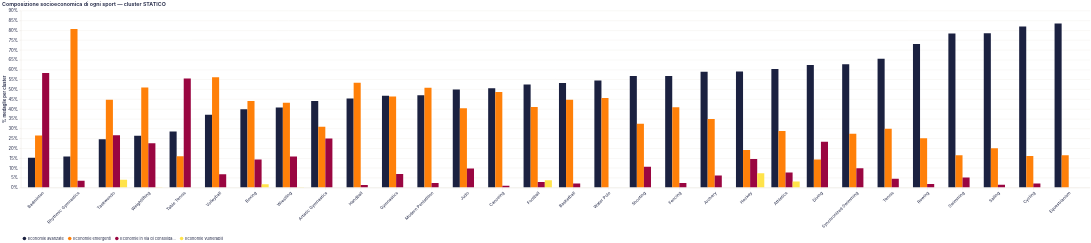

Express this chart as Vega-Lite.
### Vega-Lite specification from a JSON file in a GitHub repository (floating-point values rounded to 4 significant figures)
{"$schema": "https://vega.github.io/schema/vega-lite/v5.20.1.json", "config": {"arc": {"fill": "#1b2140"}, "area": {"fill": "#1b2140", "fillOpacity": 0.15, "line": true}, "axis": {"domainColor": "#e2ddd4", "grid": true, "gridColor": "#e2ddd4", "gridWidth": 0.6, "labelAngle": 0, "labelColor": "#1b2140", "labelFont": "Inter, system-ui, -apple-system, BlinkMacSystemFont, 'Segoe UI', Roboto, sans-serif", "labelFontSize": 12, "labelFontWeight": 400, "labelPadding": 4, "tickColor": "#e2ddd4", "tickSize": 5, "titleColor": "#1b2140", "titleFont": "Inter, system-ui, -apple-system, BlinkMacSystemFont, 'Segoe UI', Roboto, sans-serif", "titleFontSize": 12, "titleFontWeight": 600}, "axisBand": {"grid": false}, "background": "transparent", "bar": {"fill": "#1b2140"}, "legend": {"labelColor": "#1b2140", "labelFont": "Inter, system-ui, -apple-system, BlinkMacSystemFont, 'Segoe UI', Roboto, sans-serif", "labelFontSize": 11, "orient": "bottom", "padding": 4, "symbolType": "circle", "titleColor": "#1b2140", "titleFont": "Inter, system-ui, -apple-system, BlinkMacSystemFont, 'Segoe UI', Roboto, sans-serif", "titleFontSize": 12}, "line": {"stroke": "#1b2140", "strokeWidth": 2}, "mark": {"color": "#1b2140"}, "path": {"stroke": "#1b2140"}, "point": {"fill": "#1b2140", "filled": true}, "range": {"category": ["#1b2140", "#ff8009", "#9a0641", "#ffe34a", "#e7b6af", "#0088b0", "#e03830"]}, "rect": {"fill": "#1b2140"}, "shape": {"stroke": "#1b2140"}, "symbol": {"fill": "#1b2140"}, "title": {"anchor": "start", "color": "#1b2140", "font": "Inter, system-ui, -apple-system, BlinkMacSystemFont, 'Segoe UI', Roboto, sans-serif", "fontSize": 15, "fontWeight": 600, "subtitleColor": "#1b2140", "subtitleFont": "Inter, system-ui, -apple-system, BlinkMacSystemFont, 'Segoe UI', Roboto, sans-serif"}, "view": {"continuousHeight": 300, "continuousWidth": 400, "fill": null, "stroke": null}}, "data": {"name": "data-7a6be5bb521c7990e82ccfdb14e7f892"}, "datasets": {"data-7a6be5bb521c7990e82ccfdb14e7f892": [{"cluster_label": "Economie avanzate", "pct_medaglie": 58.96, "sport": "Archery"}, {"cluster_label": "Economie emergenti", "pct_medaglie": 34.91, "sport": "Archery"}, {"cluster_label": "Economie in via di consolidamento", "pct_medaglie": 6.132, "sport": "Archery"}, {"cluster_label": "Economie vulnerabili", "pct_medaglie": 0.0, "sport": "Archery"}, {"cluster_label": "Economie avanzate", "pct_medaglie": 44.05, "sport": "Artistic Gymnastics"}, {"cluster_label": "Economie emergenti", "pct_medaglie": 30.95, "sport": "Artistic Gymnastics"}, {"cluster_label": "Economie in via di consolidamento", "pct_medaglie": 25.0, "sport": "Artistic Gymnastics"}, {"cluster_label": "Economie vulnerabili", "pct_medaglie": 0.0, "sport": "Artistic Gymnastics"}, {"cluster_label": "Economie avanzate", "pct_medaglie": 60.36, "sport": "Athletics"}, {"cluster_label": "Economie emergenti", "pct_medaglie": 28.82, "sport": "Athletics"}, {"cluster_label": "Economie in via di consolidamento", "pct_medaglie": 7.744, "sport": "Athletics"}, {"cluster_label": "Economie vulnerabili", "pct_medaglie": 3.078, "sport": "Athletics"}, {"cluster_label": "Economie avanzate", "pct_medaglie": 15.15, "sport": "Badminton"}, {"cluster_label": "Economie emergenti", "pct_medaglie": 26.52, "sport": "Badminton"}, {"cluster_label": "Economie in via di consolidamento", "pct_medaglie": 58.33, "sport": "Badminton"}, {"cluster_label": "Economie vulnerabili", "pct_medaglie": 0.0, "sport": "Badminton"}, {"cluster_label": "Economie avanzate", "pct_medaglie": 53.19, "sport": "Basketball"}, {"cluster_label": "Economie emergenti", "pct_medaglie": 44.68, "sport": "Basketball"}, {"cluster_label": "Economie in via di consolidamento", "pct_medaglie": 2.128, "sport": "Basketball"}, {"cluster_label": "Economie vulnerabili", "pct_medaglie": 0.0, "sport": "Basketball"}, {"cluster_label": "Economie avanzate", "pct_medaglie": 39.88, "sport": "Boxing"}, {"cluster_label": "Economie emergenti", "pct_medaglie": 44.07, "sport": "Boxing"}, {"cluster_label": "Economie in via di consolidamento", "pct_medaglie": 14.36, "sport": "Boxing"}, {"cluster_label": "Economie vulnerabili", "pct_medaglie": 1.695, "sport": "Boxing"}, {"cluster_label": "Economie avanzate", "pct_medaglie": 50.47, "sport": "Canoeing"}, {"cluster_label": "Economie emergenti", "pct_medaglie": 48.58, "sport": "Canoeing"}, {"cluster_label": "Economie in via di consolidamento", "pct_medaglie": 0.9494, "sport": "Canoeing"}, {"cluster_label": "Economie vulnerabili", "pct_medaglie": 0.0, "sport": "Canoeing"}, {"cluster_label": "Economie avanzate", "pct_medaglie": 81.89, "sport": "Cycling"}, {"cluster_label": "Economie emergenti", "pct_medaglie": 16.02, "sport": "Cycling"}, {"cluster_label": "Economie in via di consolidamento", "pct_medaglie": 2.089, "sport": "Cycling"}, {"cluster_label": "Economie vulnerabili", "pct_medaglie": 0.0, "sport": "Cycling"}, {"cluster_label": "Economie avanzate", "pct_medaglie": 62.38, "sport": "Diving"}, {"cluster_label": "Economie emergenti", "pct_medaglie": 14.36, "sport": "Diving"}, {"cluster_label": "Economie in via di consolidamento", "pct_medaglie": 23.27, "sport": "Diving"}, {"cluster_label": "Economie vulnerabili", "pct_medaglie": 0.0, "sport": "Diving"}, {"cluster_label": "Economie avanzate", "pct_medaglie": 83.49, "sport": "Equestrianism"}, {"cluster_label": "Economie emergenti", "pct_medaglie": 16.51, "sport": "Equestrianism"}, {"cluster_label": "Economie in via di consolidamento", "pct_medaglie": 0.0, "sport": "Equestrianism"}, {"cluster_label": "Economie vulnerabili", "pct_medaglie": 0.0, "sport": "Equestrianism"}, {"cluster_label": "Economie avanzate", "pct_medaglie": 56.77, "sport": "Fencing"}, {"cluster_label": "Economie emergenti", "pct_medaglie": 40.88, "sport": "Fencing"}, {"cluster_label": "Economie in via di consolidamento", "pct_medaglie": 2.348, "sport": "Fencing"}, {"cluster_label": "Economie vulnerabili", "pct_medaglie": 0.0, "sport": "Fencing"}, {"cluster_label": "Economie avanzate", "pct_medaglie": 52.38, "sport": "Football"}, {"cluster_label": "Economie emergenti", "pct_medaglie": 40.95, "sport": "Football"}, {"cluster_label": "Economie in via di consolidamento", "pct_medaglie": 2.857, "sport": "Football"}, {"cluster_label": "Economie vulnerabili", "pct_medaglie": 3.81, "sport": "Football"}, {"cluster_label": "Economie avanzate", "pct_medaglie": 46.68, "sport": "Gymnastics"}, {"cluster_label": "Economie emergenti", "pct_medaglie": 46.34, "sport": "Gymnastics"}, {"cluster_label": "Economie in via di consolidamento", "pct_medaglie": 6.974, "sport": "Gymnastics"}, {"cluster_label": "Economie vulnerabili", "pct_medaglie": 0.0, "sport": "Gymnastics"}, {"cluster_label": "Economie avanzate", "pct_medaglie": 45.33, "sport": "Handball"}, {"cluster_label": "Economie emergenti", "pct_medaglie": 53.33, "sport": "Handball"}, {"cluster_label": "Economie in via di consolidamento", "pct_medaglie": 1.333, "sport": "Handball"}, {"cluster_label": "Economie vulnerabili", "pct_medaglie": 0.0, "sport": "Handball"}, {"cluster_label": "Economie avanzate", "pct_medaglie": 59.09, "sport": "Hockey"}, {"cluster_label": "Economie emergenti", "pct_medaglie": 19.09, "sport": "Hockey"}, {"cluster_label": "Economie in via di consolidamento", "pct_medaglie": 14.55, "sport": "Hockey"}, {"cluster_label": "Economie vulnerabili", "pct_medaglie": 7.273, "sport": "Hockey"}, {"cluster_label": "Economie avanzate", "pct_medaglie": 49.92, "sport": "Judo"}, {"cluster_label": "Economie emergenti", "pct_medaglie": 40.38, "sport": "Judo"}, {"cluster_label": "Economie in via di consolidamento", "pct_medaglie": 9.703, "sport": "Judo"}, {"cluster_label": "Economie vulnerabili", "pct_medaglie": 0.0, "sport": "Judo"}, {"cluster_label": "Economie avanzate", "pct_medaglie": 46.92, "sport": "Modern Pentathlon"}, {"cluster_label": "Economie emergenti", "pct_medaglie": 50.77, "sport": "Modern Pentathlon"}, {"cluster_label": "Economie in via di consolidamento", "pct_medaglie": 2.308, "sport": "Modern Pentathlon"}, {"cluster_label": "Economie vulnerabili", "pct_medaglie": 0.0, "sport": "Modern Pentathlon"}, {"cluster_label": "Economie avanzate", "pct_medaglie": 15.79, "sport": "Rhythmic Gymnastics"}, {"cluster_label": "Economie emergenti", "pct_medaglie": 80.7, "sport": "Rhythmic Gymnastics"}, {"cluster_label": "Economie in via di consolidamento", "pct_medaglie": 3.509, "sport": "Rhythmic Gymnastics"}, {"cluster_label": "Economie vulnerabili", "pct_medaglie": 0.0, "sport": "Rhythmic Gymnastics"}, {"cluster_label": "Economie avanzate", "pct_medaglie": 73.07, "sport": "Rowing"}, {"cluster_label": "Economie emergenti", "pct_medaglie": 25.06, "sport": "Rowing"}, {"cluster_label": "Economie in via di consolidamento", "pct_medaglie": 1.87, "sport": "Rowing"}, {"cluster_label": "Economie vulnerabili", "pct_medaglie": 0.0, "sport": "Rowing"}, {"cluster_label": "Economie avanzate", "pct_medaglie": 78.53, "sport": "Sailing"}, {"cluster_label": "Economie emergenti", "pct_medaglie": 20.07, "sport": "Sailing"}, {"cluster_label": "Economie in via di consolidamento", "pct_medaglie": 1.396, "sport": "Sailing"}, {"cluster_label": "Economie vulnerabili", "pct_medaglie": 0.0, "sport": "Sailing"}, {"cluster_label": "Economie avanzate", "pct_medaglie": 56.76, "sport": "Shooting"}, {"cluster_label": "Economie emergenti", "pct_medaglie": 32.48, "sport": "Shooting"}, {"cluster_label": "Economie in via di consolidamento", "pct_medaglie": 10.64, "sport": "Shooting"}, {"cluster_label": "Economie vulnerabili", "pct_medaglie": 0.1109, "sport": "Shooting"}, {"cluster_label": "Economie avanzate", "pct_medaglie": 78.41, "sport": "Swimming"}, {"cluster_label": "Economie emergenti", "pct_medaglie": 16.44, "sport": "Swimming"}, {"cluster_label": "Economie in via di consolidamento", "pct_medaglie": 5.145, "sport": "Swimming"}, {"cluster_label": "Economie vulnerabili", "pct_medaglie": 0.0, "sport": "Swimming"}, {"cluster_label": "Economie avanzate", "pct_medaglie": 62.75, "sport": "Synchronized Swimming"}, {"cluster_label": "Economie emergenti", "pct_medaglie": 27.45, "sport": "Synchronized Swimming"}, {"cluster_label": "Economie in via di consolidamento", "pct_medaglie": 9.804, "sport": "Synchronized Swimming"}, {"cluster_label": "Economie vulnerabili", "pct_medaglie": 0.0, "sport": "Synchronized Swimming"}, {"cluster_label": "Economie avanzate", "pct_medaglie": 28.57, "sport": "Table Tennis"}, {"cluster_label": "Economie emergenti", "pct_medaglie": 15.97, "sport": "Table Tennis"}, {"cluster_label": "Economie in via di consolidamento", "pct_medaglie": 55.46, "sport": "Table Tennis"}, {"cluster_label": "Economie vulnerabili", "pct_medaglie": 0.0, "sport": "Table Tennis"}, {"cluster_label": "Economie avanzate", "pct_medaglie": 24.62, "sport": "Taekwondo"}, {"cluster_label": "Economie emergenti", "pct_medaglie": 44.72, "sport": "Taekwondo"}, {"cluster_label": "Economie in via di consolidamento", "pct_medaglie": 26.63, "sport": "Taekwondo"}, {"cluster_label": "Economie vulnerabili", "pct_medaglie": 4.02, "sport": "Taekwondo"}, {"cluster_label": "Economie avanzate", "pct_medaglie": 65.59, "sport": "Tennis"}, {"cluster_label": "Economie emergenti", "pct_medaglie": 29.96, "sport": "Tennis"}, {"cluster_label": "Economie in via di consolidamento", "pct_medaglie": 4.453, "sport": "Tennis"}, {"cluster_label": "Economie vulnerabili", "pct_medaglie": 0.0, "sport": "Tennis"}, {"cluster_label": "Economie avanzate", "pct_medaglie": 37.08, "sport": "Volleyball"}, {"cluster_label": "Economie emergenti", "pct_medaglie": 56.18, "sport": "Volleyball"}, {"cluster_label": "Economie in via di consolidamento", "pct_medaglie": 6.742, "sport": "Volleyball"}, {"cluster_label": "Economie vulnerabili", "pct_medaglie": 0.0, "sport": "Volleyball"}, {"cluster_label": "Economie avanzate", "pct_medaglie": 54.46, "sport": "Water Polo"}, {"cluster_label": "Economie emergenti", "pct_medaglie": 45.54, "sport": "Water Polo"}, {"cluster_label": "Economie in via di consolidamento", "pct_medaglie": 0.0, "sport": "Water Polo"}, {"cluster_label": "Economie vulnerabili", "pct_medaglie": 0.0, "sport": "Water Polo"}, {"cluster_label": "Economie avanzate", "pct_medaglie": 26.35, "sport": "Weightlifting"}, {"cluster_label": "Economie emergenti", "pct_medaglie": 50.9, "sport": "Weightlifting"}, {"cluster_label": "Economie in via di consolidamento", "pct_medaglie": 22.6, "sport": "Weightlifting"}, {"cluster_label": "Economie vulnerabili", "pct_medaglie": 0.1497, "sport": "Weightlifting"}, {"cluster_label": "Economie avanzate", "pct_medaglie": 40.74, "sport": "Wrestling"}, {"cluster_label": "Economie emergenti", "pct_medaglie": 43.19, "sport": "Wrestling"}, {"cluster_label": "Economie in via di consolidamento", "pct_medaglie": 15.86, "sport": "Wrestling"}, {"cluster_label": "Economie vulnerabili", "pct_medaglie": 0.2163, "sport": "Wrestling"}]}, "encoding": {"color": {"field": "cluster_label", "scale": {"domain": ["Economie avanzate", "Economie emergenti", "Economie in via di consolidamento", "Economie vulnerabili"], "range": ["#1b2140", "#ff8009", "#9a0641", "#ffe34a"]}, "sort": ["Economie avanzate", "Economie emergenti", "Economie in via di consolidamento", "Economie vulnerabili"], "title": null, "type": "nominal"}, "tooltip": [{"field": "sport", "title": "Sport", "type": "nominal"}, {"field": "cluster_label", "title": "Cluster", "type": "nominal"}, {"field": "pct_medaglie", "format": ".1f", "title": "% medaglie", "type": "quantitative"}], "x": {"axis": {"labelAngle": -45}, "field": "sport", "sort": ["Badminton", "Rhythmic Gymnastics", "Taekwondo", "Weightlifting", "Table Tennis", "Volleyball", "Boxing", "Wrestling", "Artistic Gymnastics", "Handball", "Gymnastics", "Modern Pentathlon", "Judo", "Canoeing", "Football", "Basketball", "Water Polo", "Shooting", "Fencing", "Archery", "Hockey", "Athletics", "Diving", "Synchronized Swimming", "Tennis", "Rowing", "Swimming", "Sailing", "Cycling", "Equestrianism"], "title": null, "type": "nominal"}, "xOffset": {"field": "cluster_label", "sort": ["Economie avanzate", "Economie emergenti", "Economie in via di consolidamento", "Economie vulnerabili"], "type": "nominal"}, "y": {"axis": {"format": ".0f", "labelExpr": "datum.label + '%'"}, "field": "pct_medaglie", "stack": null, "title": "% medaglie per cluster", "type": "quantitative"}}, "height": 500, "mark": {"type": "bar"}, "params": [{"bind": "scales", "name": "param_25", "select": {"encodings": ["x", "y"], "type": "interval"}}], "title": "Composizione socioeconomica di ogni sport — cluster STATICO", "transform": [{"as": "cluster_order_idx", "calculate": "indexof(['Economie avanzate', 'Economie emergenti', 'Economie in via di consolidamento', 'Economie vulnerabili'], datum.cluster_label)"}], "width": "container"}
